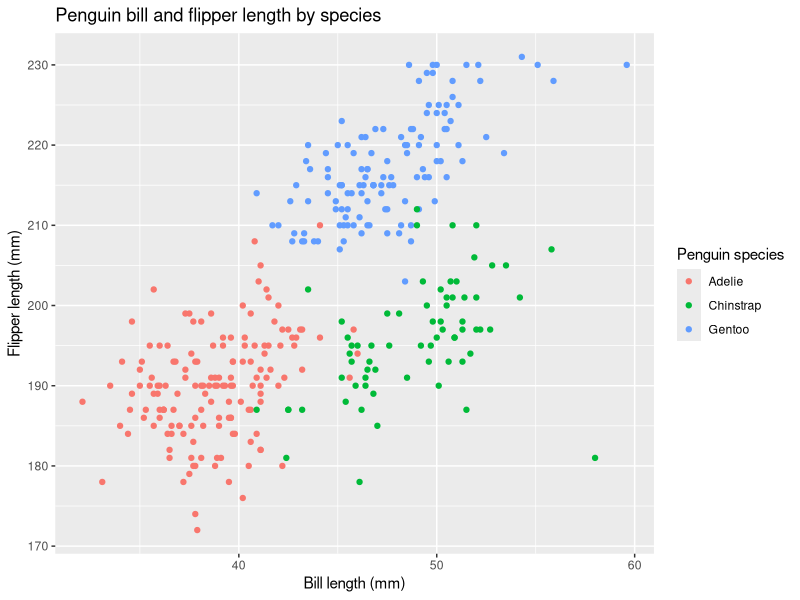
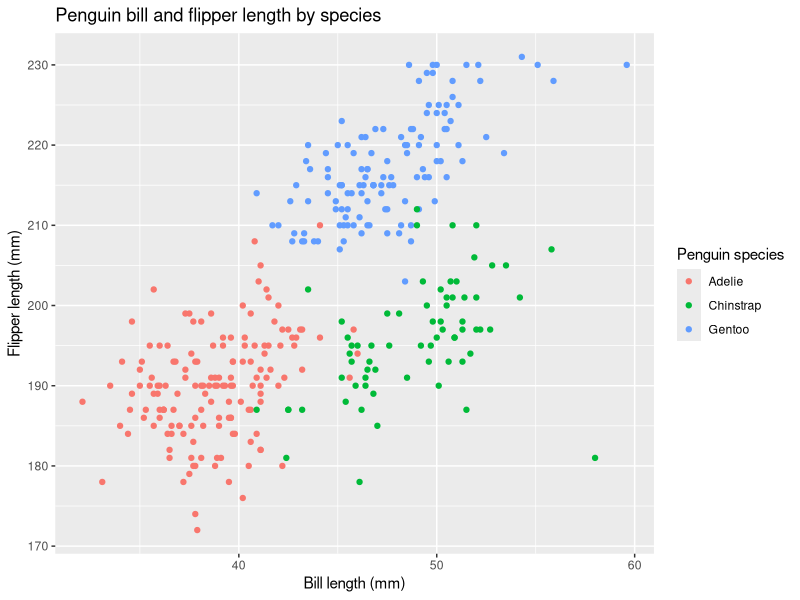

R code for these plots, in order:
## ---- chunk 1
library(tidyverse)

## ---- chunk 2
prob1_df = 
  tibble(
    samp = rnorm(10),
    samp_gt_0 = samp > 0,
    char_vec = c("a", "b", "c", "d", "e", "f", "g", "h", "i", "j"),
    factor_vec = factor(c("low", "low", "low", "mod", "mod", "mod", "mod", "high", "high", "high"))
)

## ---- chunk 3
mean(pull(prob1_df, samp))
mean(pull(prob1_df, samp_gt_0))
mean(pull(prob1_df, char_vec))
mean(pull(prob1_df, factor_vec))
## ---- chunk 4
as.numeric(pull(prob1_df, samp))
as.numeric(pull(prob1_df, samp_gt_0))
as.numeric(pull(prob1_df, char_vec))
as.numeric(pull(prob1_df, factor_vec))
## ---- chunk 5
as.numeric(pull(prob1_df, samp_gt_0)) * pull(prob1_df, samp)
as.factor(pull(prob1_df, samp_gt_0)) * pull(prob1_df, samp)
as.factor(pull(prob1_df, samp_gt_0)) * pull(prob1_df, samp) * pull(prob1_df, samp)
## ---- chunk 6
data("penguins", package = "palmerpenguins")
## ---- chunk 7
ggplot(data = penguins, aes(x = bill_length_mm, y = flipper_length_mm)) + geom_point(aes(color = species)) + labs(title = "Penguin bill and flipper length by species", x = "Bill length (mm)", y = "Flipper length (mm)", color = "Penguin species") 
## ---- chunk 8
ggsave("penguins_scatter_plot.pdf", height = 4, width = 6)
